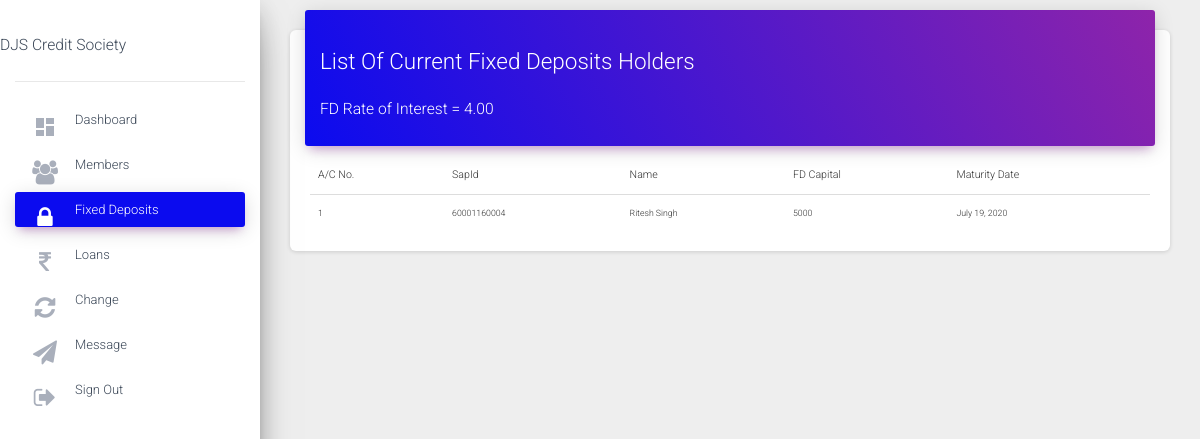
The app's page /csadmin/fixeddeposits (signed in) with its own data.
### status/models.py (models this page shows, shortened)
class interests(models.Model):
    sharedividend=models.DecimalField(blank=True,null=True,default=0,max_digits=10,decimal_places=2)
    cddividend=models.DecimalField(blank=True,null=True,default=0,max_digits=10,decimal_places=2)
    fdinterest=models.DecimalField(blank=True,null=True,default=0,max_digits=10,decimal_places=2)
    emerloaninterest=models.DecimalField(blank=True,null=True,default=0,max_digits=10,decimal_places=2)
    longloaninterest=models.DecimalField(blank=True,null=True,default=0,max_digits=10,decimal_places=2)
    year=models.IntegerField(default=0,null=True)

class Account(models.Model):
    accountnumber=models.IntegerField(null=False,unique=True)
    username=models.ForeignKey(User,on_delete=models.CASCADE,null=True,unique=True)
    name=models.CharField(max_length=50,null=False)
    sapid=models.IntegerField(null=False,unique=True)
    dateofjoining=models.DateField(null=False)
    sharevalue=models.IntegerField(default=0,null=False)
    totalinvestment=models.IntegerField(default=0,null=False)
    shareamount=models.IntegerField(default=0,null=False)
    sharebalance=models.IntegerField(default=0)
    cdamount=models.IntegerField(default=0)
    cdbalance=models.IntegerField(default=0)
    totalamount=models.DecimalField(default=0,max_digits=10,decimal_places=2)
    Noofshares=models.IntegerField(null=True)
    islongloantaken=models.BooleanField(default=False)
    isloanemertaken=models.BooleanField(default=False)
    longloanamount=models.DecimalField(blank=True,null=True,default=0,max_digits=10,decimal_places=2)
    longloanprinciple=models.DecimalField(blank=True,null=True,default=0,max_digits=10,decimal_places=2)
    longloanperiod=models.IntegerField(blank=True,null=True,default=0)
    longloaninterestamount=models.DecimalField(blank=True,null=True,default=0,max_digits=10,decimal_places=2)
    longloanbalance=models.DecimalField(blank=True,null=True,default=0,max_digits=10,decimal_places=2)
    longloanemi=models.DecimalField(blank=True,null=True,default=0,max_digits=10,decimal_places=2)
    emerloanamount=models.DecimalField(blank=True,null=True,default=0,max_digits=10,decimal_places=2)
    emerloanprinciple=models.DecimalField(blank=True,null=True,default=0,max_digits=10,decimal_places=2)
    emerloanperiod=models.IntegerField(blank=True,null=True,default=0)
    emerloaninterestamount=models.DecimalField(blank=True,null=True,default=0,max_digits=10,decimal_places=2)
    emerloanbalance=models.DecimalField(blank=True,null=True,default=0,max_digits=10,decimal_places=2)
    emerloanemi=models.DecimalField(blank=True,null=True,default=0,max_digits=10,decimal_places=2)
    fdcapital=models.IntegerField(default=0,null=True)
    fdmaturitydate=models.DateField(null=True)
    teachingstaff=models.BooleanField(default=False)
    nonteachingstaff=models.BooleanField(default=False)

### csadmin/views.py (the view)
# urls.py: path('fixeddeposits', views.fixeddeposits,name="fixeddeposits"),
@login_required
def fixeddeposits(request):
    users=Account.objects.all
    Interests=interests.objects.all().last()
    context={
        'fdadmin':users,
        'Interests':Interests,
        'Bank':"active"
    }
    return render (request,'fd_admin.html',context=context)

### csadmin/templates/fd_admin.html (shortened to what this page needs)
{%extends 'base.html'%}
{%block content%}
<main role="main" class="col-md-8 col-lg-12 px-4">
  <div class="content">
    <div class="container-fluid">
      <div class="row">
        <div class="col-md-12">
          <div class="card">
            <div class="card-header card-header-primary">
              <h1 class="h2">List Of Current Fixed Deposits Holders</h1>
              <h3>FD Rate of Interest = {{Interests.fdinterest}}</h3>
            </div>
            <div class="card-body">
              <div class="table-responsive">
                <table class="table">
                  <thead>
                    <tr>
                      <th>A/C No.</th>
                      <th>SapId</th>
                      <th>Name</th>
                      <th>FD Capital</th>
                      <th>Maturity Date</th>
                    </tr>
                  </thead>
                  <tbody>
              {%for i in fdadmin%}
                    {%if i.fdcapital != 0%}
                <tr>
                  <td>{{i.accountnumber}}</td>
                  <td>{{i.sapid}}</td>
                  <td>{{i.name}}</td>
                  <td>{{i.fdcapital}}</td>
                  <td>{{i.fdmaturitydate}}</td>
                    {%endif%}
                </tr>
              {%endfor%}
              </tbody>
                </table>
              </div>
            </div>
          </div>
        </div>
  </div>
  </div>
</main>
{%endblock%}

### records on screen
interests: fdinterest "4.00"
Account: accountnumber "1", sapid "60001160004", name "Ritesh Singh", fdcapital "5000", fdmaturitydate "July 19, 2020"
